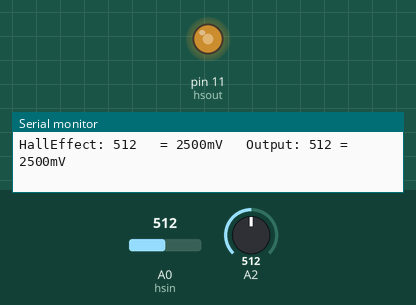
This sketch was run on a simulated Arduino Uno, built with avr-gcc and run on an emulated ATmega328P. Shown: output pins drawn as LEDs (lit = HIGH), the last lines printed to the serial monitor. The inputs (shaded band) are chosen by the test bench; at power-on: A0 (hsin) = 512, A2 = 512.

Above: at 1.2 s.
1.3 s: A0 (hsin) set to 122
At 2.5 s:
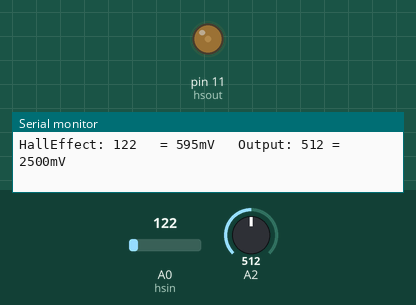
2.8 s: A0 (hsin) set to 306
At 3.8 s:
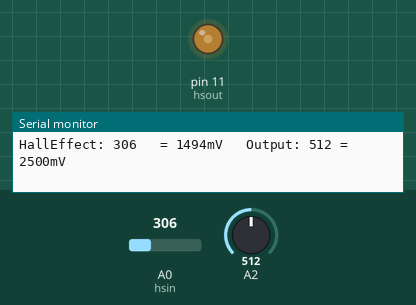
4.3 s: A0 (hsin) set to 900
At 4.8 s:
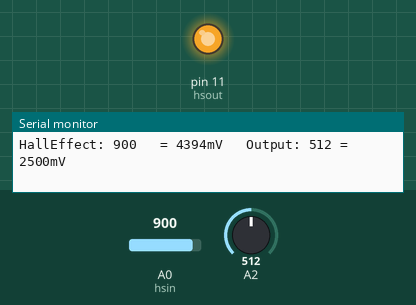
5.8 s: A2 set to 218
8.8 s: A2 set to 194
11.8 s: A0 (hsin) set to 511
At 12.2 s:
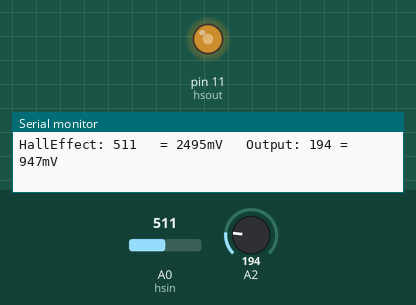
Timing chart, 0 to 14.8 s (numbered marks = the images above; inputs shaded):
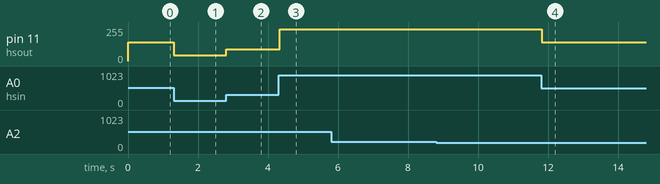

Measured:
- after the input at 1.3 s, pin 11 (hsout): 140/255 → 43/255 at once
- after the input at 2.8 s, pin 11 (hsout): 43/255 → 89/255 at once
- after the input at 4.3 s, pin 11 (hsout): 89/255 → 237/255 at once
- after the input at 11.8 s, pin 11 (hsout): 237/255 → 140/255 at once

The sketch:

SpeedControltest.ino
```cpp
int hsout = 11;
int hsin = 0;
float speedFactor = 1; // 1.2 mostly mirrors the input
int limit = 1.2; // Limit for the speed

void setup() {
  pinMode(hsout, OUTPUT);
  Serial.begin(9600);
  if (speedFactor > 1) {
    speedFactor = 1;
  }
}

void loop() {
  analogWrite(hsout, (int) (analogRead(hsin)*speedFactor+350-300*speedFactor)*limit/4);
  Serial.println("HallEffect: " + String(analogRead(hsin), DEC) + "\t = " + String((int) ((float)analogRead(hsin)/1024*5000), DEC) + "mV\t Output: " + String(analogRead(2), DEC) + + " =\t" + String((int) ((float)analogRead(2)/1024*5000), DEC) + "mV");
}
```
